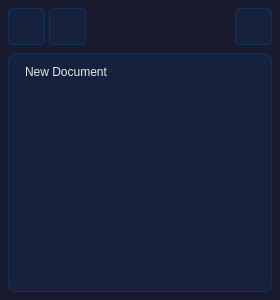
<?xml version="1.0" encoding="UTF-8"?>
<ui version="4.0">
 <class>HistoryDock</class>
 <widget class="QWidget" name="HistoryDock">
  <property name="geometry">
   <rect>
    <x>0</x>
    <y>0</y>
    <width>280</width>
    <height>300</height>
   </rect>
  </property>
  <property name="styleSheet">
   <string notr="true">
QWidget {
    background-color: #1a1a2e;
    color: #e8e8e8;
}
QListWidget {
    background-color: #16213e;
    border: 1px solid #0f3460;
    border-radius: 8px;
    padding: 4px;
}
QListWidget::item {
    background-color: transparent;
    border: none;
    border-radius: 4px;
    padding: 6px 8px;
    margin: 1px;
}
QListWidget::item:selected {
    background-color: #e94560;
}
QListWidget::item:hover:!selected {
    background-color: #232344;
}
QPushButton, QToolButton {
    background-color: #16213e;
    border: 1px solid #0f3460;
    border-radius: 4px;
    padding: 6px;
    color: #e8e8e8;
}
QPushButton:hover, QToolButton:hover {
    background-color: #0f3460;
    border-color: #e94560;
}
QPushButton:pressed, QToolButton:pressed {
    background-color: #e94560;
}
QPushButton:disabled, QToolButton:disabled {
    background-color: #0d0d1a;
    color: #555;
    border-color: #1a1a2e;
}
   </string>
  </property>
  <layout class="QVBoxLayout" name="verticalLayout">
   <property name="spacing">
    <number>8</number>
   </property>
   <property name="leftMargin">
    <number>8</number>
   </property>
   <property name="topMargin">
    <number>8</number>
   </property>
   <property name="rightMargin">
    <number>8</number>
   </property>
   <property name="bottomMargin">
    <number>8</number>
   </property>
   <item>
    <layout class="QHBoxLayout" name="buttonLayout">
     <property name="spacing">
      <number>4</number>
     </property>
     <item>
      <widget class="QToolButton" name="btnUndo">
       <property name="toolTip">
        <string>Undo (Ctrl+Z)</string>
       </property>
       <property name="icon">
        <iconset resource="../icons.qrc">
         <normaloff>:/icons/icons/undo.svg</normaloff>:/icons/icons/undo.svg</iconset>
       </property>
       <property name="iconSize">
        <size>
         <width>20</width>
         <height>20</height>
        </size>
       </property>
      </widget>
     </item>
     <item>
      <widget class="QToolButton" name="btnRedo">
       <property name="toolTip">
        <string>Redo (Ctrl+Y)</string>
       </property>
       <property name="icon">
        <iconset resource="../icons.qrc">
         <normaloff>:/icons/icons/redo.svg</normaloff>:/icons/icons/redo.svg</iconset>
       </property>
       <property name="iconSize">
        <size>
         <width>20</width>
         <height>20</height>
        </size>
       </property>
      </widget>
     </item>
     <item>
      <spacer name="horizontalSpacer">
       <property name="orientation">
        <enum>Qt::Orientation::Horizontal</enum>
       </property>
       <property name="sizeHint" stdset="0">
        <size>
         <width>40</width>
         <height>20</height>
        </size>
       </property>
      </spacer>
     </item>
     <item>
      <widget class="QToolButton" name="btnClearHistory">
       <property name="toolTip">
        <string>Clear History</string>
       </property>
       <property name="icon">
        <iconset resource="../icons.qrc">
         <normaloff>:/icons/icons/trash.svg</normaloff>:/icons/icons/trash.svg</iconset>
       </property>
       <property name="iconSize">
        <size>
         <width>20</width>
         <height>20</height>
        </size>
       </property>
      </widget>
     </item>
    </layout>
   </item>
   <item>
    <widget class="QListWidget" name="listHistory">
     <item>
      <property name="text">
       <string>New Document</string>
      </property>
      <property name="icon">
       <iconset resource="../icons.qrc">
        <normaloff>:/icons/icons/new.svg</normaloff>:/icons/icons/new.svg</iconset>
      </property>
     </item>
    </widget>
   </item>
  </layout>
 </widget>
 <resources>
  <include location="../icons.qrc"/>
 </resources>
 <connections/>
</ui>
